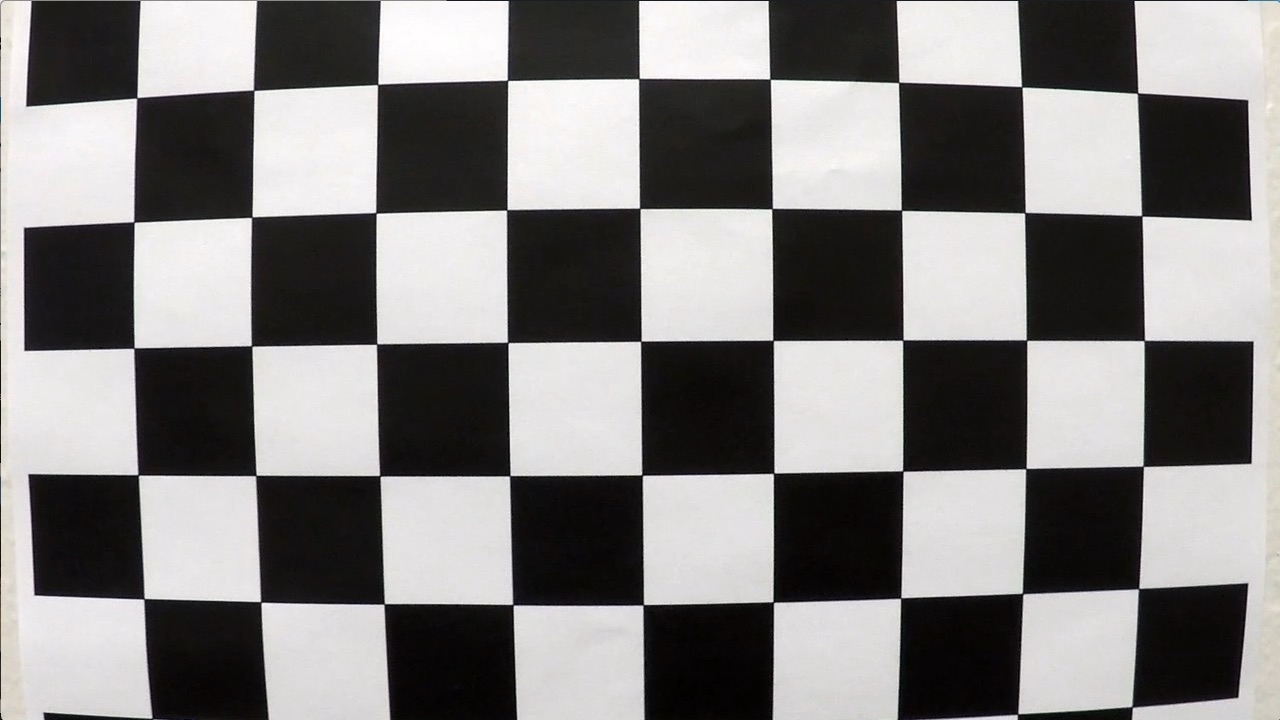
#> input picture camera_cal/calibration1.jpg, 1280 x 720 px
$ python -i lane.py   (imports and definitions only)   (older library calls are emulated)
#> lines starting #> are read from the running program, lines starting #| are printed output that depends on the picture; after the words box and inside, x2 and y2 are one past the last pixel; in counts of white or black regions, pixels touching at a corner belong together
### calibration.py
"""calibration.py: Calibration the cameras and save the calibration results."""

__author__ = "Junsheng Fu"
__email__ = "junsheng.fu@yahoo.com"
__date__ = "March 2017"

import numpy as np
import cv2
import glob
import pickle
import matplotlib.pyplot as plt
from os import path


# [53 lines left out: function calibrate_camera, not called in this run]


def load_calibration(calib_file):
    """

    :param calib_file:
    :return: mtx and dist
    """
#> called with calib_file = 'camera_cal/calibration_pickle.p'
    with open(calib_file, 'rb') as file:
        # print('load calibration data')
#> (reads camera_cal/calibration_pickle.p from the repository)
        data= pickle.load(file)
        mtx = data['mtx']       # calibration matrix
        dist = data['dist']     # distortion coefficients

    return mtx, dist


# [28 lines left out: function undistort_image, not called in this run]


# [7 lines that do not run on import are left out]

### lane.py
"""Departure Warning System with a Monocular Camera"""

__author__ = "Junsheng Fu"
__email__ = "junsheng.fu@yahoo.com"
__date__ = "March 2017"


import numpy as np
import cv2
import matplotlib.pyplot as plt
from timeit import default_timer as timer
from calibration import load_calibration
from copy import copy

class Lane():
    def __init__(self):
        # was the line detected in the last frame or not
        self.detected = False
        #x values for detected line pixels
        self.cur_fitx = None
        #y values for detected line pixels
        self.cur_fity = None
        # x values of the last N fits of the line
        self.prev_fitx = []
        #polynomial coefficients for the most recent fit
        self.current_poly = [np.array([False])]
        #best polynomial coefficients for the last iteration
        self.prev_poly = [np.array([False])]

    # [15 lines left out: functions average_pre_lanes, append_fitx, process, not called in this run]


left_lane = Lane()
right_lane = Lane()
frame_width = 1280
frame_height = 720

LANEWIDTH = 3.7  # highway lane width in US: 3.7 meters
input_scale = 4
output_frame_scale = 4
N = 4 # buffer previous N lines

# fullsize:1280x720
x = [194, 1117, 705, 575]
y = [719, 719, 461, 461]
X = [290, 990, 990, 290]
Y = [719, 719, 0, 0]

src = np.floor(np.float32([[x[0], y[0]], [x[1], y[1]],[x[2], y[2]], [x[3], y[3]]]) / input_scale)
dst = np.floor(np.float32([[X[0], Y[0]], [X[1], Y[1]],[X[2], Y[2]], [X[3], Y[3]]]) / input_scale)

M = cv2.getPerspectiveTransform(src, dst)
M_inv = cv2.getPerspectiveTransform(dst, src)

# Only for creating the final video visualization
X_b = [574, 706, 706, 574]
Y_b = [719, 719, 0, 0]
src_ = np.floor(np.float32([[x[0], y[0]], [x[1], y[1]],[x[2], y[2]], [x[3], y[3]]]) / (input_scale*2))
dst_ = np.floor(np.float32([[X_b[0], Y_b[0]], [X_b[1], Y_b[1]],[X_b[2], Y_b[2]], [X_b[3], Y_b[3]]]) / (input_scale*2))
M_b = cv2.getPerspectiveTransform(src_, dst_)
# Only for creating the final video visualization

# Threshold for color and gradient thresholding
s_thresh, sx_thresh, dir_thresh, m_thresh, r_thresh = (120, 255), (20, 100), (0.7, 1.3), (30, 100), (200, 255)

# load the calibration
calib_file = 'camera_cal/calibration_pickle.p'
mtx, dist = load_calibration(calib_file)

def abs_sobel_thresh(img, orient='x', sobel_kernel=3, thresh=(0, 255)):

    # Apply the following steps to img
    # 1) Convert to grayscale
    gray = cv2.cvtColor(img, cv2.COLOR_RGB2GRAY)

    # 2) Take the derivative in x or y given orient = 'x' or 'y'
    # 3) Take the absolute value of the derivative or gradient
    if orient == 'x':
        abs_sobel = np.absolute(cv2.Sobel(gray, cv2.CV_64F, 1, 0, ksize=sobel_kernel))
    if orient == 'y':
        abs_sobel = np.absolute(cv2.Sobel(gray, cv2.CV_64F, 0, 1, ksize=sobel_kernel))

    # 4) Scale to 8-bit (0 - 255) then convert to type = np.uint8
    scaled_sobel = np.uint8(255.*abs_sobel/np.max(abs_sobel))

    # 5) Create a mask of 1's where the scaled gradient magnitude
    # is > thresh_min and < thresh_max
    binary_output = np.zeros_like(scaled_sobel)
    binary_output[(scaled_sobel >= thresh[0]) & (scaled_sobel <= thresh[1])] = 1

    return binary_output

# [22 lines left out: function mag_thresh, not called in this run]


def dir_threshold(img, sobel_kernel=3, thresh=(0, np.pi/2)):
    """ threshold according to the direction of the gradient

    :param img:
    :param sobel_kernel:
    :param thresh:
    :return:
    """

    # Apply the following steps to img
    # 1) Convert to grayscale
    gray = cv2.cvtColor(img, cv2.COLOR_RGB2GRAY)

    # 2) Take the gradient in x and y separately
    sobelx = cv2.Sobel(gray, cv2.CV_64F, 1, 0, ksize=sobel_kernel)
    sobely = cv2.Sobel(gray, cv2.CV_64F, 0, 1, ksize=sobel_kernel)

    # 3) Take the absolute value of the x and y gradients
    # 4) Use np.arctan2(abs_sobely, abs_sobelx) to calculate the direction of the gradient
    absgraddir = np.arctan2(np.absolute(sobely), np.absolute(sobelx))

    # 5) Create a binary mask where direction thresholds are met
    binary_output =  np.zeros_like(absgraddir)
    binary_output[(absgraddir >= thresh[0]) & (absgraddir <= thresh[1])] = 1

    return binary_output


# [12 lines left out: function gradient_pipeline, not called in this run]


def threshold_col_channel(channel, thresh):

    binary = np.zeros_like(channel)
    binary[(channel >= thresh[0]) & (channel <= thresh[1])] = 1

    return binary


def find_edges(img, s_thresh=s_thresh, sx_thresh=sx_thresh, dir_thresh=dir_thresh):

    img = np.copy(img)
    # Convert to HSV color space and threshold the s channel
    hls = cv2.cvtColor(img, cv2.COLOR_BGR2HLS).astype(np.float)
    s_channel = hls[:,:,2]
    s_binary = threshold_col_channel(s_channel, thresh=s_thresh)

    # Sobel x
    sxbinary = abs_sobel_thresh(img, orient='x', sobel_kernel=3, thresh=sx_thresh)
    # mag_binary = mag_thresh(img, sobel_kernel=3, thresh=m_thresh)
    # # gradient direction
    dir_binary = dir_threshold(img, sobel_kernel=3, thresh=dir_thresh)
    #
    # # output mask
    combined_binary = np.zeros_like(s_channel)
    combined_binary[(( (sxbinary == 1) & (dir_binary==1) ) | ( (s_binary == 1) & (dir_binary==1) ))] = 1

    # add more weights for the s channel
    c_bi = np.zeros_like(s_channel)
    c_bi[( (sxbinary == 1) & (s_binary==1) )] = 2

    ave_binary = (combined_binary + c_bi)

    return ave_binary


def warper(img, M):

    # Compute and apply perspective transform
    img_size = (img.shape[1], img.shape[0])
    warped = cv2.warpPerspective(img, M, img_size, flags=cv2.INTER_NEAREST)  # keep same size as input image

    return warped


## fit the lane line
def full_search(binary_warped, visualization=False):

    histogram = np.sum(binary_warped[binary_warped.shape[0]/2:,:], axis=0)
    # Create an output image to draw on and  visualize the result
    out_img = np.dstack((binary_warped, binary_warped, binary_warped))*255
    out_img = out_img.astype('uint8')

    # Find the peak of the left and right halves of the histogram
    # These will be the starting point for the left and right lines
    midpoint = np.int(histogram.shape[0]/2)
    leftx_base = np.argmax(histogram[:midpoint])
    rightx_base = np.argmax(histogram[midpoint:]) + midpoint

    # Choose the number of sliding windows
    nwindows = 9
    # Set height of windows
    window_height = np.int(binary_warped.shape[0]/nwindows)
    # Identify the x and y positions of all nonzero pixels in the image
    nonzero = binary_warped.nonzero()
    nonzeroy = np.array(nonzero[0])
    nonzerox = np.array(nonzero[1])
    # Current positions to be updated for each window
    leftx_current = leftx_base
    rightx_current = rightx_base
    # Set the width of the windows +/- margin
    margin = np.floor(100/input_scale)
    # Set minimum number of pixels found to recenter window
    minpix = np.floor(50/input_scale)
    # Create empty lists to receive left and right lane pixel indices
    left_lane_inds = []
    right_lane_inds = []

    # Step through the windows one by one
    for window in range(nwindows):
        # Identify window boundaries in x and y (and right and left)
        win_y_low = binary_warped.shape[0] - (window+1)*window_height
        win_y_high = binary_warped.shape[0] - window*window_height
        win_xleft_low = leftx_current - margin
        win_xleft_high = leftx_current + margin
        win_xright_low = rightx_current - margin
        win_xright_high = rightx_current + margin
        # Draw the windows on the visualization image
        if visualization:
            cv2.rectangle(out_img,(int(win_xleft_low),int(win_y_low)),(int(win_xleft_high),int(win_y_high)),(0,255,0), 2)
            cv2.rectangle(out_img,(int(win_xright_low),int(win_y_low)),(int(win_xright_high),int(win_y_high)),(0,255,0), 2)

        # Identify the nonzero pixels in x and y within the window
        good_left_inds = ((nonzeroy >= win_y_low) & (nonzeroy < win_y_high) & (nonzerox >= win_xleft_low) & (nonzerox < win_xleft_high)).nonzero()[0]
        good_right_inds = ((nonzeroy >= win_y_low) & (nonzeroy < win_y_high) & (nonzerox >= win_xright_low) & (nonzerox < win_xright_high)).nonzero()[0]
        # Append these indices to the lists
        left_lane_inds.append(good_left_inds)
        right_lane_inds.append(good_right_inds)
        # If you found > minpix pixels, recenter next window on their mean position
        if len(good_left_inds) > minpix:
            leftx_current = np.int(np.mean(nonzerox[good_left_inds]))
        if len(good_right_inds) > minpix:
            rightx_current = np.int(np.mean(nonzerox[good_right_inds]))

    # Concatenate the arrays of indices
    left_lane_inds = np.concatenate(left_lane_inds)
    right_lane_inds = np.concatenate(right_lane_inds)

    # Extract left and right line pixel positions
    leftx = nonzerox[left_lane_inds]
    lefty = nonzeroy[left_lane_inds]
    rightx = nonzerox[right_lane_inds]
    righty = nonzeroy[right_lane_inds]

    # Fit a second order polynomial to each
    left_fit = np.polyfit(lefty, leftx, 2)
    right_fit = np.polyfit(righty, rightx, 2)
    # Visualization

    # Generate x and y values for plotting
    if visualization:
        ploty = np.linspace(0, binary_warped.shape[0]-1, binary_warped.shape[0] )
        left_fitx = left_fit[0]*ploty**2 + left_fit[1]*ploty + left_fit[2]
        right_fitx = right_fit[0]*ploty**2 + right_fit[1]*ploty + right_fit[2]

        out_img[nonzeroy[left_lane_inds], nonzerox[left_lane_inds]] = [255, 0, 0]
        out_img[nonzeroy[right_lane_inds], nonzerox[right_lane_inds]] = [0, 0, 255]
        # plt.subplot(1,2,1)
        plt.imshow(out_img)
        # plt.imshow(binary_warped)
        plt.plot(left_fitx, ploty, color='yellow')
        plt.plot(right_fitx, ploty, color='yellow')
        plt.xlim((0, frame_width / input_scale))
        plt.ylim((frame_height / input_scale, 0))
        plt.show()

    return left_fit, right_fit


# [228 lines left out: functions window_search, measure_lane_curvature, off_center, compute_car_offcenter, create_output_frame, tracker, not called in this run]

def detector(binary_sub, ploty, visualization=False):

    left_fit, right_fit = full_search(binary_sub, visualization=visualization)

    left_fitx = left_fit[0] * ploty**2 + left_fit[1] * ploty + left_fit[2]
    right_fitx = right_fit[0] * ploty**2 + right_fit[1] * ploty + right_fit[2]
    std_value = np.std(right_fitx - left_fitx)
    if std_value < (85 /input_scale):
        left_lane.current_poly = left_fit
        right_lane.current_poly = right_fit
        left_lane.cur_fitx = left_fitx
        right_lane.cur_fitx = right_fitx
        left_lane.detected = True
        right_lane.detected = True
    else:
        left_lane.current_poly = left_lane.prev_poly
        right_lane.current_poly = right_lane.prev_poly
        if len(left_lane.prev_fitx) > 0:
            left_lane.cur_fitx = left_lane.prev_fitx[-1]
            right_lane.cur_fitx = right_lane.prev_fitx[-1]
        else:
            left_lane.cur_fitx = left_fitx
            right_lane.cur_fitx = right_fitx
        left_lane.detected = False
        right_lane.detected = False

def process_frame(img, visualization=False):

    start = timer()
    # resize the input image according to scale
    img_undist_ = cv2.undistort(img, mtx, dist, None, mtx)
    img_undist = cv2.resize(img_undist_, (0,0), fx=1/input_scale, fy=1/input_scale)

    # find the binary image of lane/edges
    img_binary = find_edges(img_undist)

    # warp the image to bird view
    binary_warped = warper(img_binary, M)  # get binary image contains edges

    # crop the binary image
    binary_sub = np.zeros_like(binary_warped)
    binary_sub[:, int(150/input_scale):int(-80/input_scale)]  = binary_warped[:, int(150/input_scale):int(-80/input_scale)]

    # start detector or tracker to find the lanes
    ploty = np.linspace(0, binary_warped.shape[0]-1, binary_warped.shape[0])
    if left_lane.detected:  # start tracker
        tracker(binary_sub, ploty, visualization)
    else:  # start detector
        detector(binary_sub, ploty, visualization)

    # average among the previous N frames to get the averaged lanes
    left_lane.process(ploty)
    right_lane.process(ploty)

    # measure the lane curvature
    curvature, curve_direction = measure_lane_curvature(ploty, left_lane.mean_fitx, right_lane.mean_fitx)

    # compute the car's off-center in meters
    offcenter, pts = compute_car_offcenter(ploty, left_lane.mean_fitx, right_lane.mean_fitx, img_undist)

    # compute the processing frame rate
    end = timer()
    fps = 1.0 / (end - start)

    # combine all images into final video output (only for visualization purpose)
    output = create_output_frame(offcenter, pts, img_undist_, fps, curvature, curve_direction, binary_sub)
    return output

>>> import cv2
>>> picture = cv2.cvtColor(cv2.imread('camera_cal/calibration1.jpg'), cv2.COLOR_BGR2RGB)
>>> result = process_frame(picture)
#> in find_edges, `hls = cv2.cvtColor(img, cv2.COLOR_BGR2HLS).astype(np.float)`:
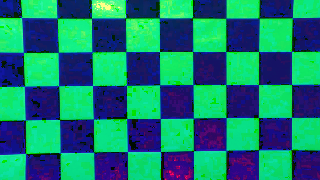
#> hls: shape (180, 320, 3) float64; mean of channels 0, 1, 2 111.7, 124.4, 20.7; drawn as B, G, R
#> in find_edges, `s_channel = hls[:,:,2]`:
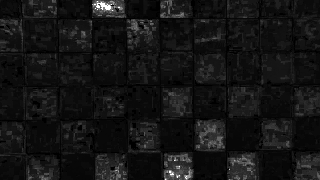
#> s_channel: shape (180, 320) float64; min 0, max 255, mean 20.7
#> in find_edges, `s_binary = threshold_col_channel(s_channel, thresh=s_thresh)`:
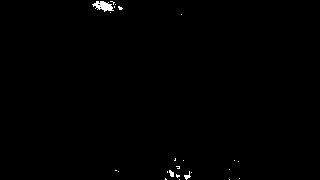
#> s_binary: shape (180, 320) float64; values 0 (black) and 1 (white), 0.44% white; 24 white regions (21 under 20 px), largest, box (x1, y1, x2, y2) and area: (92, 1, 114, 12) 138, (184, 171, 191, 180) 26, (169, 170, 174, 177) 25
#> in find_edges, `sxbinary = abs_sobel_thresh(img, orient='x', sobel_kernel=3, thresh=sx..`: sxbinary: shape (180, 320); values 0 (black) and 1 (white), 1.3% white in thin lines or dots, all inside (x1, y1, x2, y2) = (13, 0, 295, 180)
#> in dir_threshold, `sobely = cv2.Sobel(gray, cv2.CV_64F, 0, 1, ksize=sobel_kernel)`:
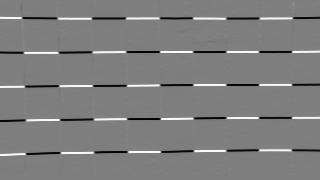
#> sobely: shape (180, 320) float64; min -841, max 848, mean -1.3; drawn with min black and max white
#> in dir_threshold, `absgraddir = np.arctan2(np.absolute(sobely), np.absolute(sobelx))`:
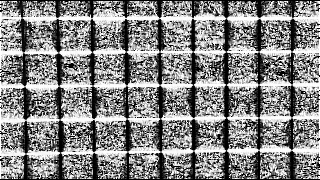
#> absgraddir: shape (180, 320) float64; min 0, max 1.57, mean 0.822; drawn with min black and max white
#> in find_edges, `dir_binary = dir_threshold(img, sobel_kernel=3, thresh=dir_thresh)`:
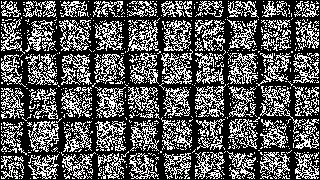
#> dir_binary: shape (180, 320) float64; values 0 (black) and 1 (white), 34.7% white in thin lines or dots
#> in process_frame, `img_binary = find_edges(img_undist)`: img_binary: shape (180, 320) float64; values 0 (black) and 1 (white), 0.3% white in thin lines or dots, all inside (x1, y1, x2, y2) = (21, 1, 293, 179)
#> in warper, `warped = cv2.warpPerspective(img, M, img_size, flags=cv2.INTER_NEAREST)`: warped: shape (180, 320) float64; values 0 (black) and 1 (white), 0.55% white; 22 white regions (17 under 20 px), largest, box (x1, y1, x2, y2) and area: (14, 40, 35, 62) 89, (297, 26, 313, 40) 64, (163, 40, 168, 52) 51, (155, 40, 159, 52) 48, (279, 52, 291, 62) 39
#> in process_frame, `binary_sub[:, int(150/input_scale):int(-80/input_scale)]  = binary_war..`:
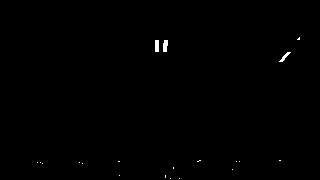
#> binary_sub: shape (180, 320) float64; values 0 (black) and 1 (white), 0.29% white; 20 white regions (17 under 20 px), largest, box (x1, y1, x2, y2) and area: (163, 40, 168, 52) 51, (155, 40, 159, 52) 48, (279, 52, 291, 62) 39
#> (the run stopped early here; a loop or call above may not have finished)
